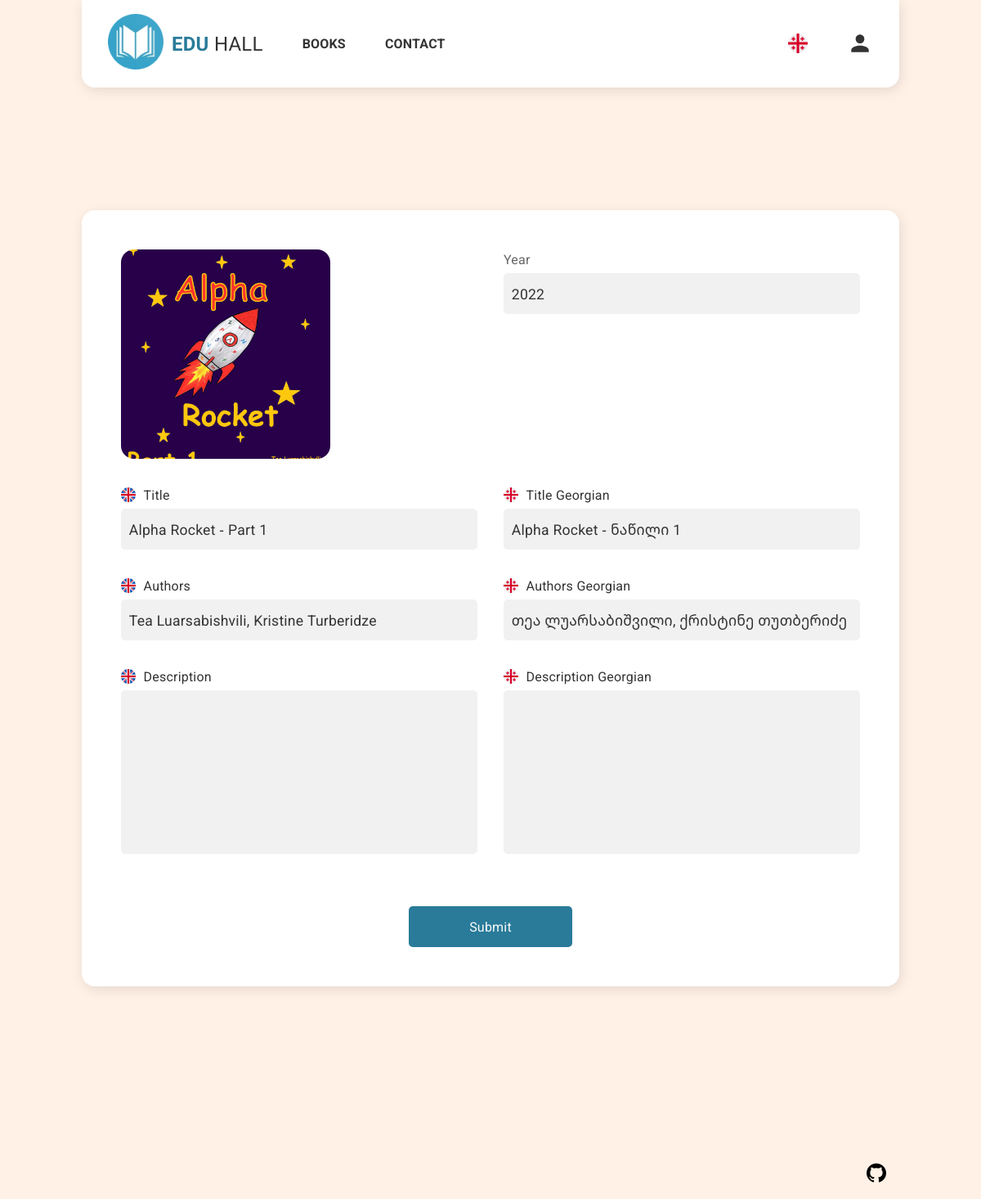
Page /p/admin_book_edit/index.php?u=1 (signed in) on the committed database.
### tables this page shows
CREATE TABLE `books` (
  `id` int(11) NOT NULL,
  `user_id` int(11) NOT NULL,
  `title` varchar(200) NOT NULL,
  `title_geo` varchar(200) NOT NULL,
  `authors` varchar(500) NOT NULL,
  `authors_geo` varchar(500) NOT NULL,
  `year` int(11) NOT NULL,
  `description` varchar(1000) NOT NULL,
  `description_geo` varchar(1000) NOT NULL,
  `image` varchar(500) NOT NULL,
  `added_date` timestamp NOT NULL DEFAULT current_timestamp()
);

### db/DB.php (called while the page is built, shortened)
<?php
class DB
{
    public static function getConnection()
    {
        $servername = "localhost";
        $username   = "root";
        $password   = "";
        $dbname     = "eduhall";
        try {
            $conn = new PDO("mysql:host=$servername;dbname=$dbname;charset=utf8mb4", $username, $password);
            $conn->setAttribute(PDO::ATTR_ERRMODE, PDO::ERRMODE_EXCEPTION);
        } catch (PDOException $e) {
            echo "Connection failed: " . $e->getMessage();
        }
        return $conn;
    }
    public static function select_single($sql)
    {
        $conn = self::getConnection();
        $stmt = $conn->prepare($sql);
        $stmt->execute();
        $res = $stmt->fetchAll(PDO::FETCH_ASSOC);
        return count($res) > 0 ? $res[0] : null;
    }
    public static function getBook($id, $translate = true)
    {
        $book = Db::select_single("SELECT * FROM books WHERE id = $id");
        return $book;
    }
}

### session.php (called while the page is built, shortened)
<?php
require_once("db/DB.php");
$_user = $_SESSION["user"] ?? null;
if ($_user) {
  $_user = DB::select_single("SELECT * FROM users WHERE id=" . $_user['id']);
}

### p/admin_book_edit/index.php (the view, shortened to what this page needs)
<?php require_once("../../session.php") ?>
<?php
$book = Db::getBook($_GET["u"], false);
?>
<!DOCTYPE html>
<html lang="en">
<head>
  <link rel="stylesheet" href="../../css/styles.css">
  <link rel="stylesheet" href="admin_book_edit.css">
</head>
<body>
  <?php include("../../partials/header.php"); ?>
  <main>
    <form>
      <div class="admin_book_edit-grid">
        <label class="file_image">
          <img id="imgPreview" src="../../images/<?php echo $book["image"] ?>">
        </label>
        <label class="txt" style="align-self: start">
          <input id="txtYear" name="year" type="number" value="<?php echo $book["year"] ?>" required />
        </label>
      </div>
      <div class="admin_book_edit-grid">
        <label class="txt">
          <div>
            <img width="18" src="../../images/united-kingdom.png" />
          </div>
          <input id="txtTitle" name="book_title" value="<?php echo $book["title"] ?>" required />
        </label>
        <label class="txt">
          <div>
            <img width="18" src="../../images/georgia.png" />
          </div>
          <input id="txtTitleGeo" name="book_title_geo" value="<?php echo $book["title_geo"] ?>" required />
        </label>
      </div>
      <div class="admin_book_edit-grid">
        <label class="txt">
          <div>
            <img width="18" src="../../images/united-kingdom.png" />
          </div>
          <input id="txtAuthors" name="authors" value="<?php echo $book["authors"] ?>" required />
        </label>
        <label class="txt">
          <div>
            <img width="18" src="../../images/georgia.png" />
          </div>
          <input id="txtAuthorsGeo" name="authors_geo" value="<?php echo $book["authors_geo"] ?>" required />
        </label>
      </div>
      <div class="admin_book_edit-grid">
        <label class="txt">
          <div>
            <img width="18" src="../../images/united-kingdom.png" />
          </div>
          <textarea id="txtDescription"><?php echo $book["description"] ?></textarea>
        </label>
        <label class="txt">
          <div>
            <img width="18" src="../../images/georgia.png" />
          </div>
          <textarea id="txtDescriptionGeo"><?php echo $book["description_geo"] ?></textarea>
        </label>
      </div>
      <button id="btnSubmit"><?php tr("შენახვა", "submit") ?></button>
    </form>
  </main>
  <?php include("../../partials/footer.php"); ?>
</body>
</html>

### css/styles.css (style rules this page uses)
:root { --clr_primary: hsl(196, 58%, 38%); --clr_primaryLighter: hsl(196, 58%, 68%); --clr_primaryLighter2: hsl(196, 58%, 85%); --clr_primaryLighter3: hsl(196, 58%, 90%); --clr_secondary: #DE1E38; --clr_red: hsl(346, 55%, 38%); --clr_red1: hsl(346, 55%, 68%); --clr_red2: hsl(346, 55%, 85%); --clr_red3: hsl(346, 55%, 90%); --clr_orange: hsl(36, 96%, 46%); --clr_orange1: hsl(36, 96%, 68%); --clr_orange2: hsl(36, 96%, 85%); --clr_orange3: hsl(36, 96%, 90%); --clr_border: #dfdfdf; --clr_c1: #333; --clr_c2: #666; --clr_c3: #B4B4B4; --shadow_focus: inset 0 0 0px 1px var(--clr_primary); --hover_focus: 2px 4px 12px var(--clr_border); }
* { margin: 0; padding: 0; outline: none; box-sizing: border-box; font-family: 'Noto Sans Georgian', 'Roboto', 'Noto Sans Georgian', sans-serif; line-height: 1.5; letter-spacing: .2px; color: var(--clr_c1); scrollbar-color: #dfdfdf transparent; scrollbar-width: thin; }
body { font-size: 16px; height: 100vh; background-color: #FFF1E6; overflow-y: scroll; }
main { width: 1000px; max-width: 100%; margin: auto; margin-top: 150px; background: white; padding: 3em; border-radius: 16px; box-shadow: 2px 4px 16px rgba(0, 0, 0, 0.1); animation: anShowUp ease 450ms; }
input, textarea, select { font: inherit; }
.file_image { width: 256px; height: 256px; background: #f1f1f1; border-radius: 16px; overflow: hidden; position: relative; }
.file_image img { object-fit: cover; width: 100%; height: 100%; position: absolute; }

### p/admin_book_edit/admin_book_edit.css (style rules this page uses)
.admin_book_edit-grid { display: grid; grid-template-columns: repeat(auto-fit, minmax(256px, 1fr)); gap: 2em; }
form { display: grid; gap: 2em; }
.txt div { display: flex; align-items: center; gap: 1ch; }
main button { width: 200px; margin-top: 2em; justify-self: center; }

### css/input.css (style rules this page uses)
label.txt { display: grid; gap: 5px; position: relative; font-size: 1rem; transition: color ease 450ms; color: #666; text-transform: capitalize; font-weight: 400; align-content: start; }
label.txt div { display: flex; align-items: center; gap: 1ch; }
label.txt>input, label.txt>textarea { border: 1px solid #dfdfdf; border-radius: 5px; padding: 0 .5em; height: 50px; font: inherit; font-size: 1.1rem; transition: border-color ease 450ms, background-color ease 450ms; background: #fff; color: var(--clr_c1); }
label.txt>input, label.txt>textarea { background: #f1f1f1; border-color: #f1f1f1; }
label.txt::after { content: ""; position: absolute; left: 0; right: 0; bottom: 0; border-radius: 4px; height: 4px; transform-origin: bottom center; transform: scale(0.3); opacity: 0; transition: transform ease 450ms, opacity ease 450ms; background-color: var(--clr_primary); }
label.txt textarea { padding-top: .5em; padding-bottom: .5em; resize: none; height: 200px; }

### css/button.css (style rules this page uses)
button { cursor: pointer; border: none; background: var(--clr_primary); color: #fafafa; border-radius: 5px; font-family: inherit; font-size: 1rem; height: 50px; transition: filter ease 450ms; text-transform: capitalize; padding: 0 1em; }

### partials/header.php (style rules this page uses)
img { border-radius:0 }

### rows in the picture
books: image (picture), year "2022", book_title "Alpha Rocket - Part 1", book_title_geo "Alpha Rocket - ნაწილი 1", authors "Tea Luarsabishvili, Kristine Turberidze", authors_geo "თეა ლუარსაბიშვილი, ქრისტინე თუთბერიძე"

### other values in the picture
$word_eng "BOOKS CONTACT Year Title Title Georgian Authors Authors Georgian Description Description Georgian Submit"
